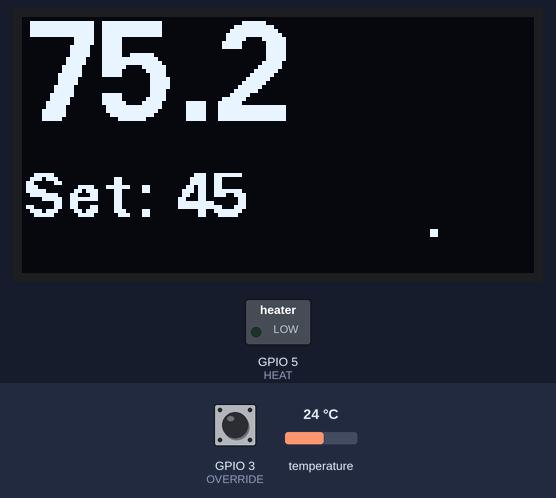
A sketch run on a simulated ESP8266 (NodeMCU). Shown: 128×64 one-colour display, switched loads named in the sketch (green lamp = pin HIGH). The inputs (shaded band) are chosen by the test bench; at power-on: temperature 24 °C, GPIO 3 (OVERRIDE) HIGH. EEPROM starts erased; no MQTT or app messages arrive unless stated.

Above: at 3.3 s.
3.4 s: temperature set to 12 °C
At 5.2 s:
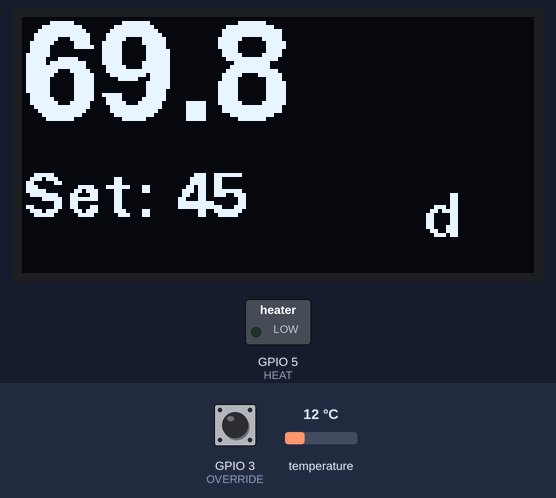
8.2 s: GPIO 3 (OVERRIDE) pulled LOW for 3.2 s
At 13.8 s:
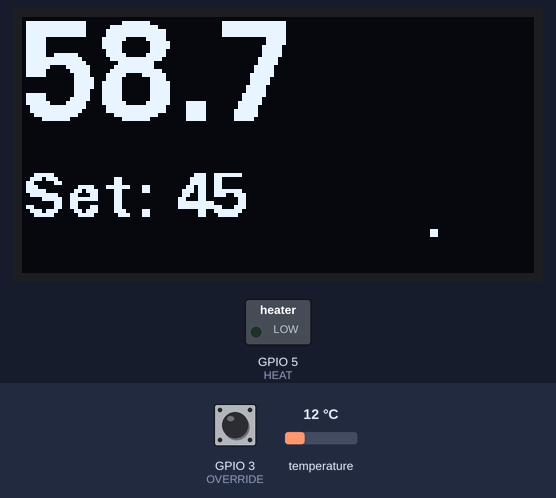
16.2 s: temperature set to 19 °C
At 18.1 s:
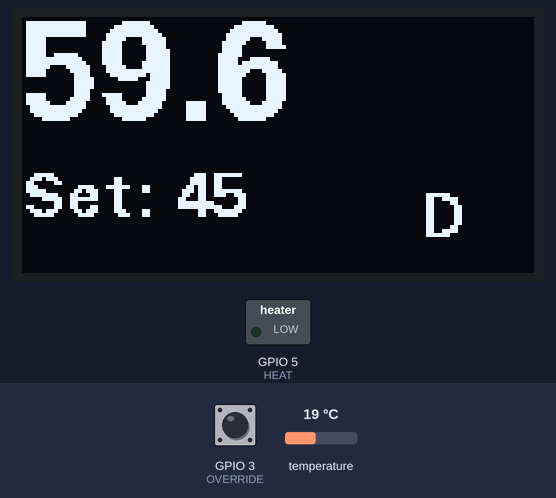
20.2 s: temperature set to 28 °C
At 21.3 s:
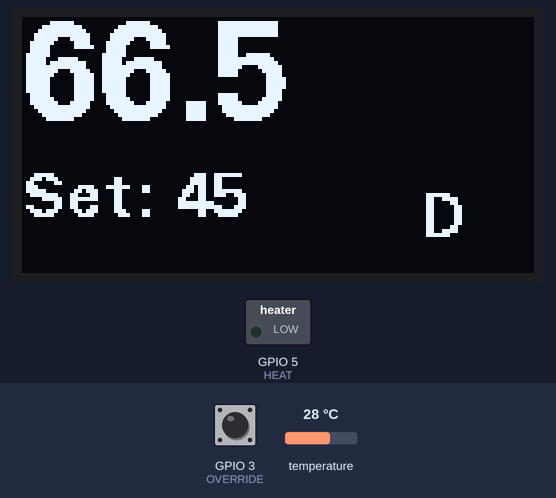
24.3 s: GPIO 3 (OVERRIDE) pulled LOW for 3.2 s
At 29.9 s:
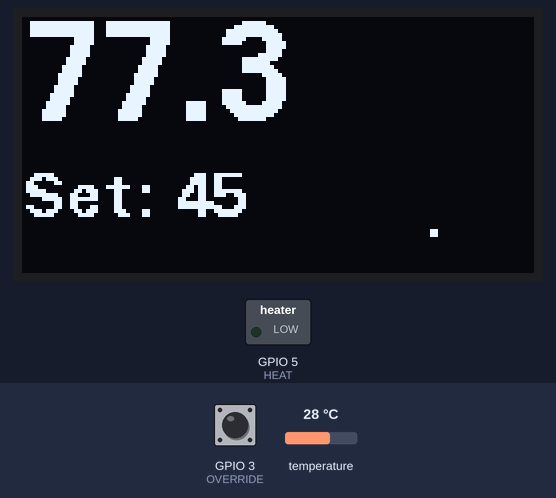
Timing chart, 0 to 31.4 s (numbered marks = the images above; inputs shaded):
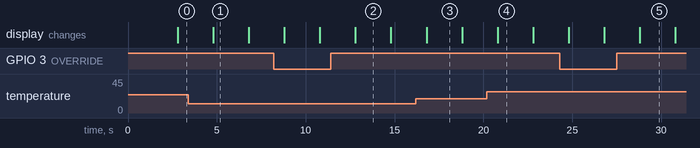

The sketch:

mqtt-thermostat.ino
```cpp
#include <ESP8266WiFi.h>
#include <EEPROM.h>
#include <OneWire.h>
#include <DallasTemperature.h>
#include <PubSubClient.h>

#include <Arduino.h>
#include <U8g2lib.h>

// Global Settings:
#define EEPROM_VERSION 0x02
char Topic[40] = "Thermostat";
char mqtt_server[64] = "mqtt.mydomain.com";
unsigned int mqtt_port = 1883;
const char* client_name = "MQTTCLIENTNAME";
const char* client_password = "MQTTPASSWORD";
// All temps are in hundredths of a degree C.  E.g. 722 = 7.22 C.
int16_t settemp = 722;
int16_t threshold = 50; // Turn off heat when temp rises this much
int16_t mintemp = 722;  // Don't accept lower than this
int16_t maxtemp = 2944; // Don't accept higher than this
uint16_t teleperiod = 30000;  // How often to report telem (in ms)

// Amount to adjust temperature by in hundredths of degrees C.
#define CALIB 0

// Do not use pin 6 for OneWire, it cannot be held high at boot
#define ONE_WIRE_BUS 2
#define OVERRIDE 3
#define HEAT 5

// U8G2 Constructor
U8G2_SSD1306_128X64_NONAME_F_4W_SW_SPI u8g2(U8G2_R0, /* clock=*/ 7, /* data=*/ 8, /* cs=*/ U8X8_PIN_NONE, /* dc=*/ 10, /* reset=*/ 9);

// Globals
WiFiClient espClient;
PubSubClient client(espClient);
OneWire oneWire(ONE_WIRE_BUS);
DallasTemperature sensors(&oneWire);
unsigned long counter1s = 0;
unsigned long counterTele = 0;
int tempF = 0;
int tempC = 0;
char spin = '.';
boolean ostate = LOW;
boolean heat = LOW;
boolean lastheat = LOW;

void setup(void)
{
  EEPROM.begin(128);
  readConfig();
  u8g2.begin();
  pinMode(ONE_WIRE_BUS, INPUT_PULLUP);
  pinMode(OVERRIDE, INPUT_PULLUP);
  pinMode(HEAT, OUTPUT);
  digitalWrite(HEAT, LOW);
  sensors.begin();
  client.setServer(mqtt_server, mqtt_port);
  client.setCallback(callback);
}

void loop(void)
{
  char topic[40];
  char msg[75];
  if (!client.connected()) {
    reconnect();
  }
  client.loop();

  if (millis() - counter1s > 2000) {
    counter1s = millis();
    if (tempC == 0)  tempC = processTemp();
    else tempC = (tempC * 3 + processTemp()) / 4;
    tempF = (int) (tempC * 1.8 + 3200);

    if (heat == LOW) {
      if (tempC < settemp) heat = HIGH;
    } else {
      if (tempC >= settemp + threshold) heat = LOW;
    }

    if (ostate == HIGH) heat = LOW; // Override HEAT when OVERRIDE is HIGH

    digitalWrite(HEAT, heat);

    if (lastheat != heat) {  // HEAT status change:
      lastheat = heat;
      sprintf(topic, "stat/%s/HEAT", Topic);
      if (heat) sprintf(msg, "ON");
      else sprintf(msg, "OFF");
      client.publish(topic, msg);
      u8g2.begin();  // Reset OLED display, 'cuz relay fucks it up
    }
    DrawTemp(tempF); // Finally, update the display
  }

  if (millis() - counterTele > teleperiod) {
    counterTele = millis();
    sprintf(topic, "tele/%s/TEMPERATURE", Topic);
    Decimate(msg, tempC);
    client.publish(topic, msg);
    sprintf(topic, "tele/%s/SETTEMP", Topic);
    Decimate(msg, settemp);
    client.publish(topic, msg);
    sprintf(topic, "tele/%s/HEAT", Topic);
    if (heat) sprintf(msg, "ON");
    else sprintf(msg, "OFF");
    client.publish(topic, msg);
    sprintf(topic, "tele/%s/DOOR", Topic);
    sprintf(msg, "%d", ostate);
    client.publish(topic, msg);
  }

  if (digitalRead(OVERRIDE) != ostate) {
    char topic[40];
    char msg[75];
    ostate = digitalRead(OVERRIDE);
    sprintf(topic, "stat/%s/DOOR", Topic);
    sprintf(msg, "%d", ostate);
    client.publish(topic, msg);
  }
}


void Decimate(char *buf, int num)
{
  uint8_t decplace;
  sprintf(buf, "%d", num);
  decplace = strlen(buf);
  buf[decplace + 1] = 0;
  buf[decplace] = buf[decplace-1];
  buf[decplace-1] = buf[decplace-2];
  buf[decplace-2] = '.';
}

int Round(int num)
{
  int ret = num / 100;
  if (num % 100 > 49) ret++;
  return ret;
}

int processTemp()
{
  int temp = 0;
  // call sensors.requestTemperatures() to issue a global temperature
  // request to all devices on the bus
  sensors.requestTemperatures(); // Send the command to get temperatures
  temp = (int) (sensors.getTempCByIndex(0) * 100); // Get temp F from first sensor
  temp += CALIB;
  return temp;
}

void DrawTemp(int tempF)
{
  uint8_t decplace;
  int setTemp;
  char msg[25];
  Decimate(msg, tempF);
  msg[strlen(msg)-1] = 0; // one less digit

  u8g2.clearBuffer();               // clear the internal memory
  u8g2.setFont(u8g2_font_fub25_tr); // choose a suitable font
  u8g2.drawStr(0,26, msg);  // write something to the internal memory

  u8g2.setFont(u8g2_font_fub11_tr);
  setTemp = Round(settemp * 1.8 + 3200);
  sprintf(msg, "Set: %d", setTemp);
  u8g2.drawStr(0,50, msg);
  u8g2.drawGlyph(100,55, spin);
  Spinner();
  u8g2.sendBuffer();                // transfer internal memory to the display
}

void Spinner()
{
  if (ostate) {
    switch (spin) {
      case 'd':
        spin = 'D';
        break;
      case 'D':
        spin = 'd';
        break;
      default:
        spin = 'd';
        break;
    }
    return;
  }
  if (heat) {
    switch (spin) {
      case '.':
        spin = 'o';
        break;
      case 'o':
        spin = 'O';
        break;
      case 'O':
        spin = '.';
        break;
      default:
        spin = '.';
        break;
    }
  } else {
      switch (spin) {
        case '.':
          spin = ' ';
          break;
        case ' ':
          spin = '.';
          break;
        default:
          spin = '.';
          break;
      }
  }
}

/*** MQTT Routines ***
 *   We follow the convention used by adrenst's Sonoff-MQTT project
 *  tele/$TOPIC/#  = telemetry messages
 *  stat/$TOPIC/#  = state change messages
 *  cmnd/$TOPIC/#  = command messages
 ***/
void reconnect() {
  uint8_t retries = 3;
  char topic[40];
  sprintf(topic, "tele/%s/status", Topic);
  while ((!client.connected()) && retries > 0) {
    if (client.connect(topic, client_name, client_password)) {
      client.publish(topic, "online");
      sprintf(topic, "cmnd/%s/#", Topic);
      client.subscribe(topic);
    } else {
      retries--;
      delay(2000);
    }
  }
}

void callback(char* topic, byte* payload, unsigned int length) {
  char cmdstr[75], buf[10];
  int j, k;
  sprintf(cmdstr, "cmnd/%s/SETTEMP", Topic);
  if (!strncmp(topic, cmdstr, 75)) {
    j = 0;
    for (int i=0; i < length; i++) {
      if (payload[i] != '.') {
        buf[j] = payload[i];
        j++;
      }
    }
    buf[j] = 0;
    k = atoi(buf);
    if (k < mintemp || k > maxtemp) return;
    settemp = k;
    writeTemp();
  }
}

void readConfig()
{
  /*** EEPROM Values
  * int8_t EEPROM_VERSION 0x02
  * int16_t settemp
  * int16_t threshold     default: 10
  * int16_t mintemp
  * int16_t maxtemp
  * uint16_t teleperiod   default: 300
  * char topic[40]
  * char mqtt_server[64]
  * unsigned int mqtt_port = 1883;
  *****/
  int8_t eeprom_ver;
  uint16_t eeAddress = 0;
  EEPROM.get(eeAddress, eeprom_ver); eeAddress += sizeof(eeprom_ver);
  if (eeprom_ver != EEPROM_VERSION)
  {
    writeConfig();  // Initialize new EEPROM
    return;
  }
  EEPROM.get(eeAddress, settemp); eeAddress += sizeof(settemp);
  EEPROM.get(eeAddress, threshold); eeAddress += sizeof(threshold);
  EEPROM.get(eeAddress, mintemp); eeAddress += sizeof(mintemp);
  EEPROM.get(eeAddress, maxtemp); eeAddress += sizeof(maxtemp);
  EEPROM.get(eeAddress, teleperiod); eeAddress += sizeof(teleperiod);
  EEPROM.get(eeAddress, Topic); eeAddress += sizeof(Topic);
  EEPROM.get(eeAddress, mqtt_server); eeAddress += sizeof(mqtt_server);
  EEPROM.get(eeAddress, mqtt_port); eeAddress += sizeof(mqtt_port);
  return;
}

void writeConfig()
{
  int8_t eeprom_ver = EEPROM_VERSION;
  uint16_t eeAddress = 0;
  EEPROM.put(eeAddress, eeprom_ver); eeAddress += sizeof(eeprom_ver);
  EEPROM.put(eeAddress, settemp); eeAddress += sizeof(settemp);
  EEPROM.put(eeAddress, threshold); eeAddress += sizeof(threshold);
  EEPROM.put(eeAddress, mintemp); eeAddress += sizeof(mintemp);
  EEPROM.put(eeAddress, maxtemp); eeAddress += sizeof(maxtemp);
  EEPROM.put(eeAddress, teleperiod); eeAddress += sizeof(teleperiod);
  EEPROM.put(eeAddress, Topic); eeAddress += sizeof(Topic);
  EEPROM.put(eeAddress, mqtt_server); eeAddress += sizeof(mqtt_server);
  EEPROM.put(eeAddress, mqtt_port); eeAddress += sizeof(mqtt_port);
  EEPROM.commit();
  return;
}

void writeTemp()
{
  uint16_t eeAddress = 0;
  eeAddress += sizeof(int8_t);  // Skip eeprom_ver
  EEPROM.put(eeAddress, settemp);
  EEPROM.commit();
  return;
}
```

Measured:
- what the display in image 1 shows lasts 2.0 s, from 4.8 s to 6.8 s
